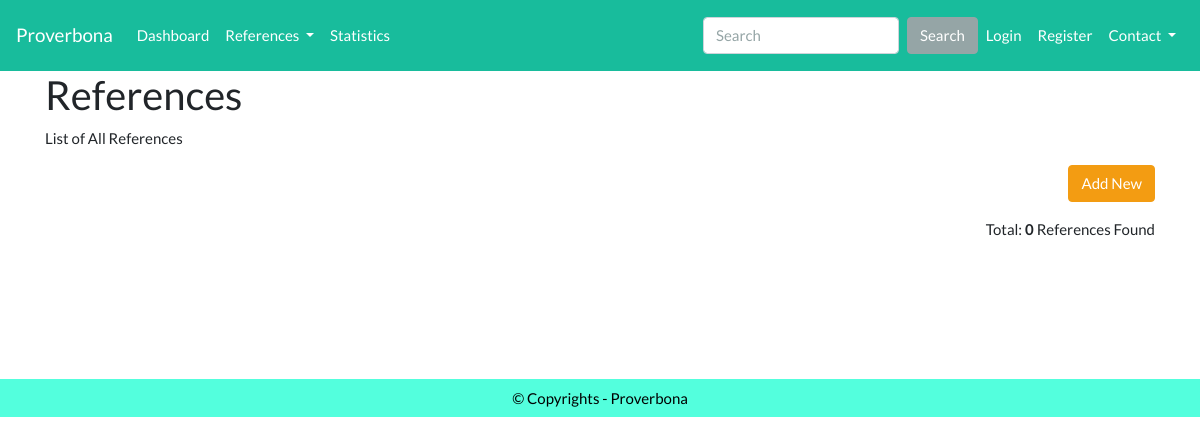
Page /index.php/reference on the earlier database version.
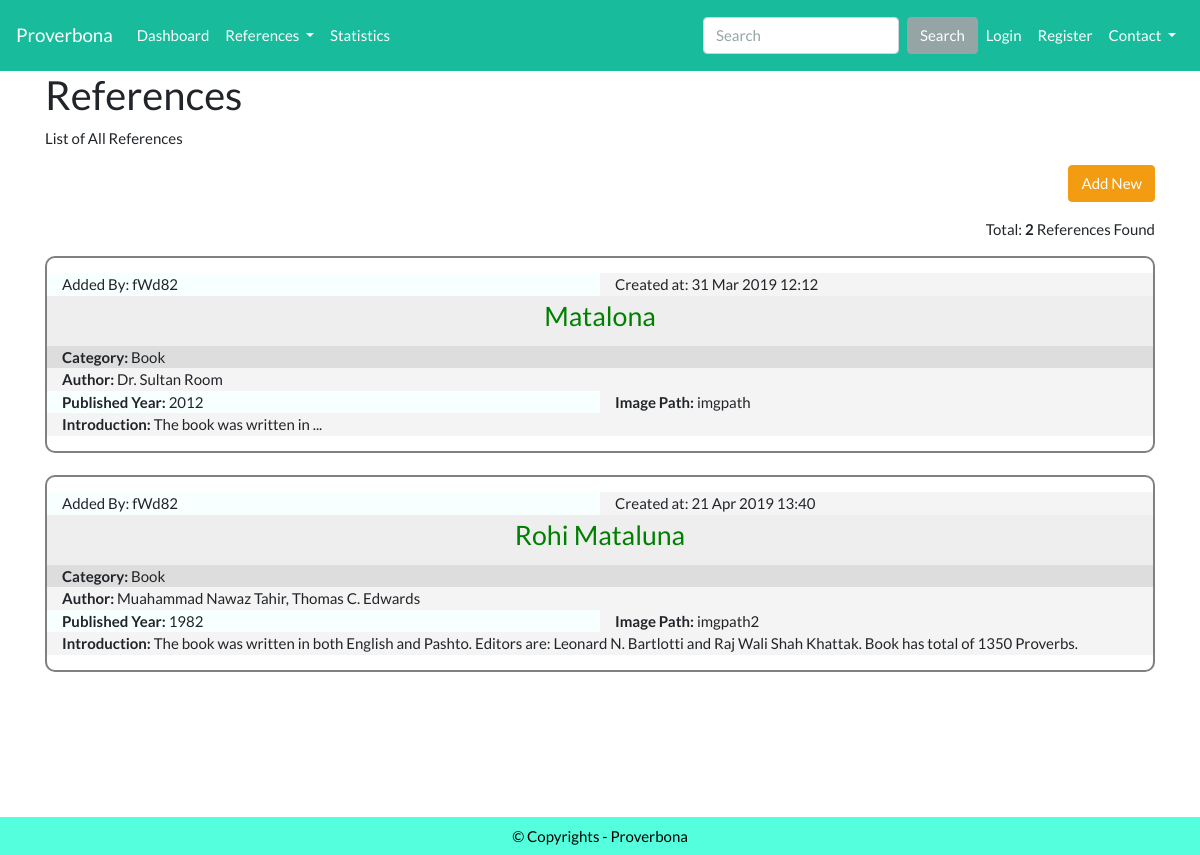
Same page on the later database version.
### tables this page shows
CREATE TABLE `table_reference` (
  `reference_id` int(11) NOT NULL,
  `reference_lang` int(11) DEFAULT NULL,
  `reference_title` text,
  `reference_category` varchar(45) DEFAULT NULL,
  `reference_author` varchar(45) DEFAULT NULL,
  `reference_introduction` text,
  `reference_published_year` varchar(45) DEFAULT NULL,
  `reference_img_path` varchar(45) DEFAULT NULL,
  `reference_addedby` int(11) DEFAULT NULL,
  `reference_timestamp` timestamp NULL DEFAULT CURRENT_TIMESTAMP
);

CREATE TABLE `table_user` (
  `user_id` int(11) NOT NULL,
  `user_fullname` varchar(45) DEFAULT NULL,
  `user_email` varchar(45) NOT NULL,
  `user_name` varchar(45) NOT NULL,
  `user_password` varchar(45) DEFAULT NULL,
  `user_nativelang` int(11) DEFAULT NULL,
  `user_otherlang` text,
  `user_country` varchar(45) DEFAULT NULL,
  `user_address` text,
  `user_department` varchar(45) DEFAULT NULL,
  `user_bio` text,
  `user_timestamp` timestamp NULL DEFAULT CURRENT_TIMESTAMP
);

### application/controllers/Reference.php (called while the page is built, shortened)
<?php
    class Reference extends CI_Controller{
        public function index(){
            $all_reference = $this->Reference_model->reference_list();
            $this->load->view('public/reference_all_list', ['all_reference1'=>$all_reference]);
        }
        function __construct() {
            $this->load->model('User_model');
            $this->load->model('Proverbs_model');
            $this->load->model('Reference_model');
        }
    }
?>

### index.php (called while the page is built, shortened)
<?php
require_once BASEPATH.'core/CodeIgniter.php';

### application/models/Reference_model.php (called while the page is built, shortened)
<?php
    class Reference_model extends CI_Model{
        public function reference_list(){
            $query = $this->db
                            ->select(['reference_id', 'reference_lang', 'reference_title', 'reference_category', 'reference_author', 'reference_introduction', 'reference_published_year', 'reference_img_path', 'reference_timestamp', 'table_user.user_name'])
                            ->from('table_reference')
                            ->join('table_user', 'table_reference.reference_addedby = table_user.user_id')
                            ->get();
            return $query->result();
        }
    }
?>

### application/views/public/reference_all_list.php (the view, shortened to what this page needs)
<?php
if ($this->session->userdata('login_id')) {
    require('application/views/admin/admin_header.php');
}else{require('public_header.php');}
?>
<div class="container">
    <h2>References</h2>
    <p>List of All References</p>
    <p class="text-right">
        <?php
         echo anchor('reference/add_reference', 'Add New', "class='btn btn-warning'");
        ?>
    </p>
    <p class="text-right">
        <?php
        echo "Total: <strong>".count($all_reference1)."</strong> References Found";
        ?>
    </p>
    <?php if (count($all_reference1)):?>
        <?php foreach ($all_reference1 as $all_referencee): ?>
            <div class="smthing">
                <div class="row">
                    <div class="col col-lg-6" style="background:rgb(248, 255, 255)">Added By:  <?= $all_referencee->user_name; ?> </div>
                    <div class="col col-lg-6" style="background:rgb(245, 244, 244)">Created at: <?= date('d M Y H:i', strtotime($all_referencee->reference_timestamp)); ?></div>
                </div>
                <div class="row">
                    <div class="col col-12" style="background:#eee; height: 50px; text-align: center; font-size: 20pt"> <?= anchor(base_url('reference/reference_profile') . "/{$all_referencee->reference_id}", $all_referencee->reference_title); ?> </div>
                </div>
                <div class="row">
                    <div class="col col-lg-12" style="background:rgb(221, 221, 221)"><strong>Category:</strong> <?= $all_referencee->reference_category; ?> </div>
                </div>
                <div class="row">
                    <div class="col col-lg-12" style="background:rgb(245, 244, 244)"><strong>Author:</strong> <?= $all_referencee->reference_author; ?></div>
                </div>
                <div class="row">
                    <div class="col col-6" style="background:rgb(248, 255, 255)"><strong>Published Year:</strong> <?= $all_referencee->reference_published_year; ?> </div>
                    <div class="col col-6" style="background:rgb(245, 244, 244)"><strong>Image Path:</strong> <?= $all_referencee->reference_img_path; ?> </div>
                </div>
                <div class="row">
                    <div class="col col-12" style="background:rgb(245, 244, 244)"> <strong> Introduction:</strong> <?= $all_referencee->reference_introduction; ?> </div>
                </div>
            </div>
             <br>
        <?php endforeach; ?>
    <?php endif; ?>
</div>
<br><br><br><br><br>
<?php include('public_footer.php'); ?>

Differences in the rows shown:
now on this page (row edited): table_reference: reference_addedby.user_name "fWd82", reference_timestamp "31 Mar 2019 12:12", reference_id+reference_title "Matalona", reference_category "Book", reference_author "Dr. Sultan Room", reference_published_year "2012", reference_img_path "imgpath", reference_introduction "The book was written in ..."
added table_reference: reference_addedby.user_name "fWd82", reference_timestamp "21 Apr 2019 13:40", reference_id+reference_title "Rohi Mataluna", reference_category "Book", reference_author "Muahammad Nawaz Tahir, Thomas C. Edwards", reference_published_year "1982", reference_img_path "imgpath2", reference_introduction "The book was written in both English and Pashto. Editors are: Leonard N. Bartlotti and Raj Wali Shah Khattak. Book has total of 1350 Proverbs."
Other differences:
count($all_reference1): "0" → "2"
